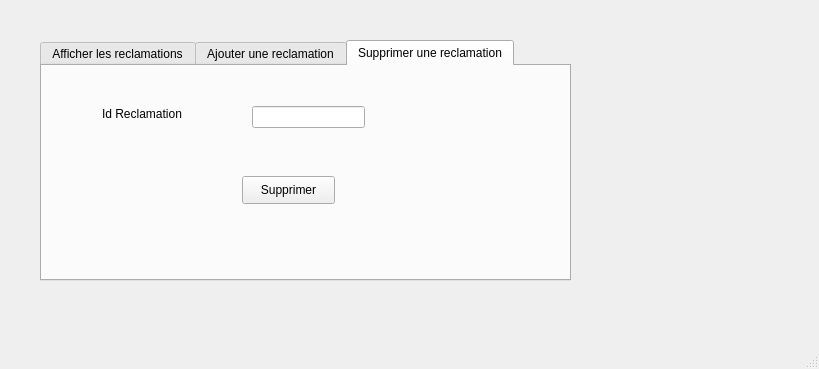
<?xml version="1.0" encoding="UTF-8"?>
<ui version="4.0">
 <class>MainWindow</class>
 <widget class="QMainWindow" name="MainWindow">
  <property name="geometry">
   <rect>
    <x>0</x>
    <y>0</y>
    <width>819</width>
    <height>369</height>
   </rect>
  </property>
  <property name="windowTitle">
   <string>MainWindow</string>
  </property>
  <widget class="QWidget" name="centralwidget">
   <widget class="QTabWidget" name="tabWidget">
    <property name="geometry">
     <rect>
      <x>40</x>
      <y>40</y>
      <width>531</width>
      <height>241</height>
     </rect>
    </property>
    <property name="currentIndex">
     <number>2</number>
    </property>
    <widget class="QWidget" name="tab_2">
     <attribute name="title">
      <string>Afficher les reclamations</string>
     </attribute>
     <widget class="QTableView" name="tab_etudiant">
      <property name="geometry">
       <rect>
        <x>20</x>
        <y>10</y>
        <width>501</width>
        <height>201</height>
       </rect>
      </property>
     </widget>
    </widget>
    <widget class="QWidget" name="tab">
     <attribute name="title">
      <string>Ajouter une reclamation</string>
     </attribute>
     <widget class="QGroupBox" name="groupBox">
      <property name="geometry">
       <rect>
        <x>20</x>
        <y>20</y>
        <width>461</width>
        <height>181</height>
       </rect>
      </property>
      <property name="title">
       <string>Ajout</string>
      </property>
      <widget class="QLabel" name="label">
       <property name="geometry">
        <rect>
         <x>24</x>
         <y>46</y>
         <width>71</width>
         <height>20</height>
        </rect>
       </property>
       <property name="text">
        <string>Id Reclamation</string>
       </property>
      </widget>
      <widget class="QLabel" name="label_2">
       <property name="geometry">
        <rect>
         <x>24</x>
         <y>90</y>
         <width>71</width>
         <height>20</height>
        </rect>
       </property>
       <property name="text">
        <string>Id Fournisseur</string>
       </property>
      </widget>
      <widget class="QLabel" name="label_3">
       <property name="geometry">
        <rect>
         <x>24</x>
         <y>130</y>
         <width>61</width>
         <height>20</height>
        </rect>
       </property>
       <property name="text">
        <string>Id Client</string>
       </property>
      </widget>
      <widget class="QLineEdit" name="le_id">
       <property name="geometry">
        <rect>
         <x>140</x>
         <y>50</y>
         <width>113</width>
         <height>22</height>
        </rect>
       </property>
      </widget>
      <widget class="QLineEdit" name="le_nom">
       <property name="geometry">
        <rect>
         <x>140</x>
         <y>90</y>
         <width>113</width>
         <height>22</height>
        </rect>
       </property>
      </widget>
      <widget class="QLineEdit" name="le_prenom">
       <property name="geometry">
        <rect>
         <x>140</x>
         <y>130</y>
         <width>113</width>
         <height>22</height>
        </rect>
       </property>
      </widget>
      <widget class="QPushButton" name="pb_ajouter">
       <property name="geometry">
        <rect>
         <x>330</x>
         <y>80</y>
         <width>93</width>
         <height>28</height>
        </rect>
       </property>
       <property name="text">
        <string>Ajouter</string>
       </property>
      </widget>
     </widget>
    </widget>
    <widget class="QWidget" name="tab_3">
     <attribute name="title">
      <string>Supprimer une reclamation</string>
     </attribute>
     <widget class="QLabel" name="label_4">
      <property name="geometry">
       <rect>
        <x>60</x>
        <y>40</y>
        <width>81</width>
        <height>16</height>
       </rect>
      </property>
      <property name="text">
       <string>Id Reclamation</string>
      </property>
     </widget>
     <widget class="QLineEdit" name="le_id_supp">
      <property name="geometry">
       <rect>
        <x>210</x>
        <y>40</y>
        <width>113</width>
        <height>22</height>
       </rect>
      </property>
     </widget>
     <widget class="QPushButton" name="pb_supprimer">
      <property name="geometry">
       <rect>
        <x>200</x>
        <y>110</y>
        <width>93</width>
        <height>28</height>
       </rect>
      </property>
      <property name="text">
       <string>Supprimer</string>
      </property>
     </widget>
    </widget>
   </widget>
  </widget>
  <widget class="QMenuBar" name="menubar">
   <property name="geometry">
    <rect>
     <x>0</x>
     <y>0</y>
     <width>819</width>
     <height>21</height>
    </rect>
   </property>
  </widget>
  <widget class="QStatusBar" name="statusbar"/>
 </widget>
 <resources/>
 <connections/>
</ui>
